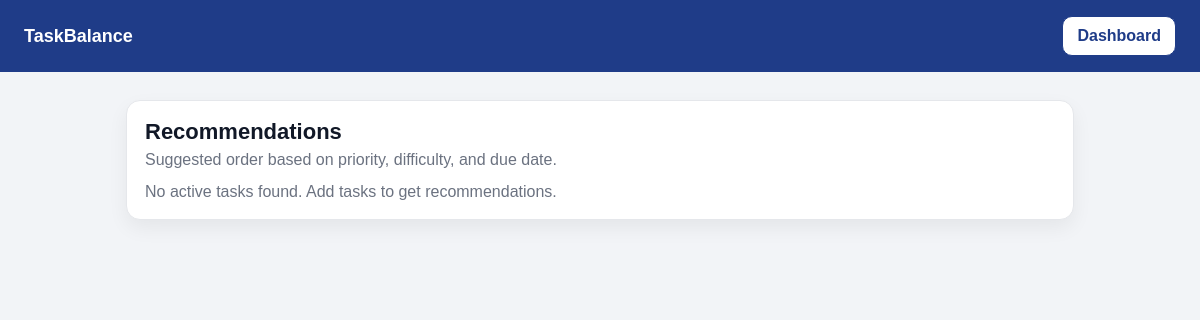
The app's page /recommendations.php (signed in), older data.
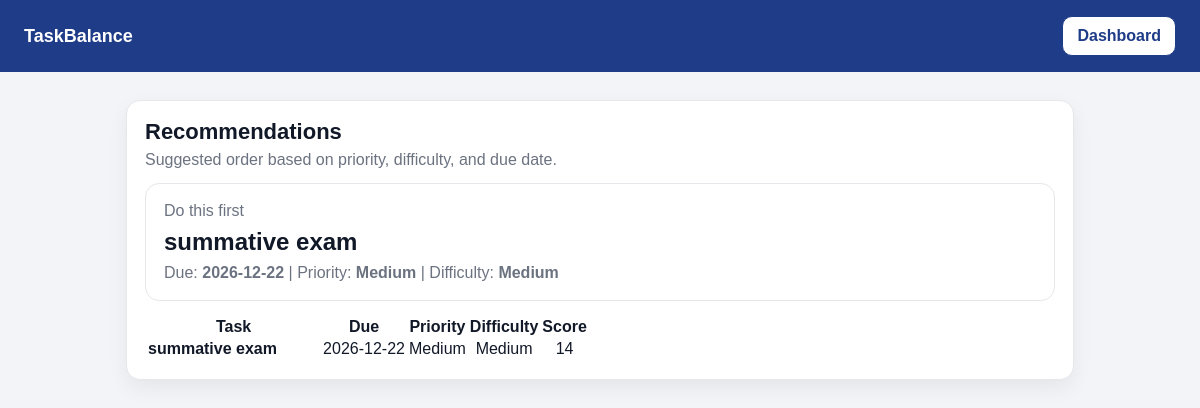
The same page, newer data.
### tables this page shows
CREATE TABLE `tasks` (
  `task_id` int(11) NOT NULL,
  `user_id` int(11) NOT NULL,
  `title` varchar(200) NOT NULL,
  `description` text DEFAULT NULL,
  `due_date` date DEFAULT NULL,
  `priority` enum('Low','Medium','High') DEFAULT 'Medium',
  `difficulty` enum('Easy','Medium','Hard') DEFAULT 'Medium',
  `estimated_hours` int(11) DEFAULT 1,
  `status` enum('Pending','In Progress','Completed') DEFAULT 'Pending',
  `workload_score` int(11) DEFAULT 0,
  `created_at` timestamp NOT NULL DEFAULT current_timestamp(),
  `updated_at` timestamp NOT NULL DEFAULT current_timestamp() ON UPDATE current_timestamp()
);

### recommendations.php (the view, shortened to what this page needs)
<?php
require "config.php";
$user_id = $_SESSION["user_id"];
function priorityWeight($p) {
  $p = strtolower($p);
  if ($p === "medium") return 2;
  return 1;
}
function difficultyWeight($d) {
  $d = strtolower($d);
  if ($d === "medium") return 2;
  return 1;
}
function daysUntil($dateStr) {
  $today = new DateTime("today");
  $due = DateTime::createFromFormat("Y-m-d", $dateStr);
  $diff = (int)$today->diff($due)->format("%r%a");
  return $diff;
}
$stmt = $conn->prepare("
  SELECT task_id, title, due_date, priority, difficulty, estimated_hours, status
  FROM tasks
  WHERE user_id = ? AND status != 'Completed'
");
$stmt->bind_param("i", $user_id);
$stmt->execute();
$res = $stmt->get_result();
$tasks = [];
while ($row = $res->fetch_assoc()) {
  $days = daysUntil($row["due_date"]);
  if ($days <= 0) $urgency = 12;
  elseif ($days == 1) $urgency = 10;
  elseif ($days <= 3) $urgency = 8;
  elseif ($days <= 7) $urgency = 5;
  else $urgency = 2;
  $pW = priorityWeight($row["priority"]);
  $dW = difficultyWeight($row["difficulty"]);
  $score = ($pW * 4) + ($dW * 2) + $urgency;
  $hours = (int)($row["estimated_hours"] ?? 1);
  $score += min(3, max(0, $hours - 1));
  $row["days_until"] = $days;
  $row["score"] = $score;
  $tasks[] = $row;
}
usort($tasks, function($a, $b) {
  return $b["score"] <=> $a["score"];
});
?>
<!doctype html>
<html>
<head>
  <link rel="stylesheet" href="style.css">
</head>
<body>
<div class="nav">
  <div class="brand">TaskBalance</div>
  <a class="btn btn-outline" href="dashboard.php">Dashboard</a>
</div>
<div class="container">
  <div class="card">
    <h1 style="margin:0;">Recommendations</h1>
    <p class="muted" style="margin:6px 0 0;">
      Suggested order based on priority, difficulty, and due date.
    </p>
    <?php if (count($tasks) === 0): ?>
      <div style="margin-top:14px;" class="muted">
        No active tasks found. Add tasks to get recommendations.
      </div>
    <?php else: ?>
      <?php $top = $tasks[0]; ?>
      <div class="card" style="box-shadow:none; margin-top:14px;">
        <p class="muted" style="margin:0 0 8px;">Do this first</p>
        <h2 style="margin:0;"><?php echo htmlspecialchars($top["title"]); ?></h2>
        <p class="muted" style="margin:8px 0 0;">
          Due: <strong><?php echo htmlspecialchars($top["due_date"]); ?></strong> |
          Priority: <strong><?php echo htmlspecialchars($top["priority"]); ?></strong> |
          Difficulty: <strong><?php echo htmlspecialchars($top["difficulty"]); ?></strong>
        </p>
      </div>
      <div class="table-wrap" style="margin-top:14px;">
        <table>
          <tr>
            <th style="width:40%;">Task</th>
            <th style="text-align:center;">Due</th>
            <th style="text-align:center;">Priority</th>
            <th style="text-align:center;">Difficulty</th>
            <th style="text-align:center;">Score</th>
          </tr>
          <?php foreach ($tasks as $t): ?>
            <tr>
              <td><strong><?php echo htmlspecialchars($t["title"]); ?></strong></td>
              <td style="text-align:center;"><?php echo htmlspecialchars($t["due_date"]); ?></td>
              <td style="text-align:center;"><?php echo htmlspecialchars($t["priority"]); ?></td>
              <td style="text-align:center;"><?php echo htmlspecialchars($t["difficulty"]); ?></td>
              <td style="text-align:center;"><?php echo (int)$t["score"]; ?></td>
            </tr>
          <?php endforeach; ?>
        </table>
      </div>
    <?php endif; ?>
  </div>
</div>
</body>
</html>

Row changes from the older to the newer data that the page shows:
added tasks: title "summative exam", due_date "2026-12-22", priority "Medium", difficulty "Medium", score "14"
Text that changed along with them:
text no longer shown: "No active tasks found. Add tasks to get recommendations."
text now shown: "Do this first Due: | Priority: | Difficulty: Task Due Priority Difficulty Score"
